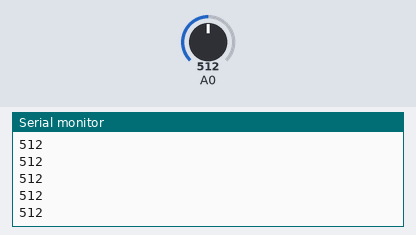
A sketch run on a simulated Arduino Uno, built with avr-gcc and run on an emulated ATmega328P. Parts: the last lines printed to the serial monitor. The test bench sets the inputs (shaded band); at power-on: A0 = 512.

Above: at 1.2 s.
1.3 s: A0 set to 716
At 2.0 s:
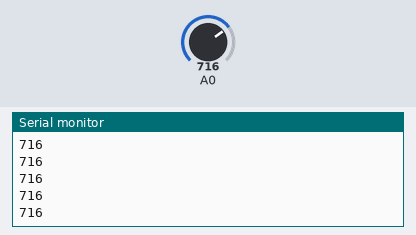
2.8 s: A0 set to 900
At 3.8 s:
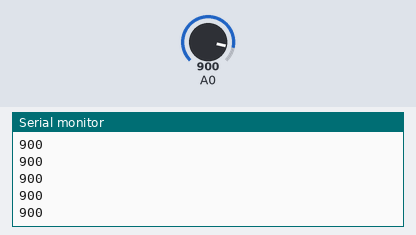
Timing chart, 0 to 5.8 s (numbered marks = the images above; inputs shaded):
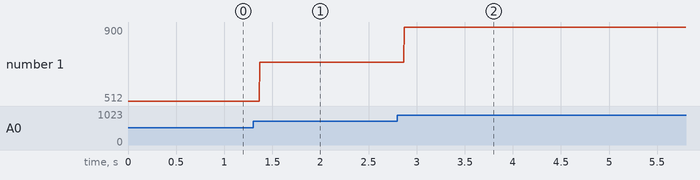

Measured:
- after the input at 1.3 s, the serial monitor: prints a new line after 0.07 s (image 1)
- after the input at 2.8 s, the serial monitor: prints a new line after 0.07 s (image 2)
- plotted number 1: 512 → 716 after the input at 1.3 s, 716 → 900 after the input at 2.8 s

The sketch:

ADC1.ino
```cpp
// @author Abdelaziz Salah
// @author Khaled Hesham
// Example 1
#include <avr/io.h>

uint16_t adc_read (uint8_t channel) {
  channel &= 0x07;
  ADMUX = (ADMUX & 0xF8) | channel;

  // start conversion
  ADCSRA |= (1<<ADSC);

  // wait till the conversion is done
  while (ADCSRA & (1<<ADSC));

  return (ADC);
}

void setup () {
  // setting AREF = AVcc
  ADMUX = (1<<REFS0);

  // enabling the adc
  ADCSRA = (1<< ADEN);

  // setting the prescaler to 128
  ADCSRA |= 0x07;

  // setting the serial baud rate
  Serial.begin(9600);

  // initializing the ADC
}


void loop () {
  Serial.print(adc_read(0));
  Serial.print('\n');
}
```
